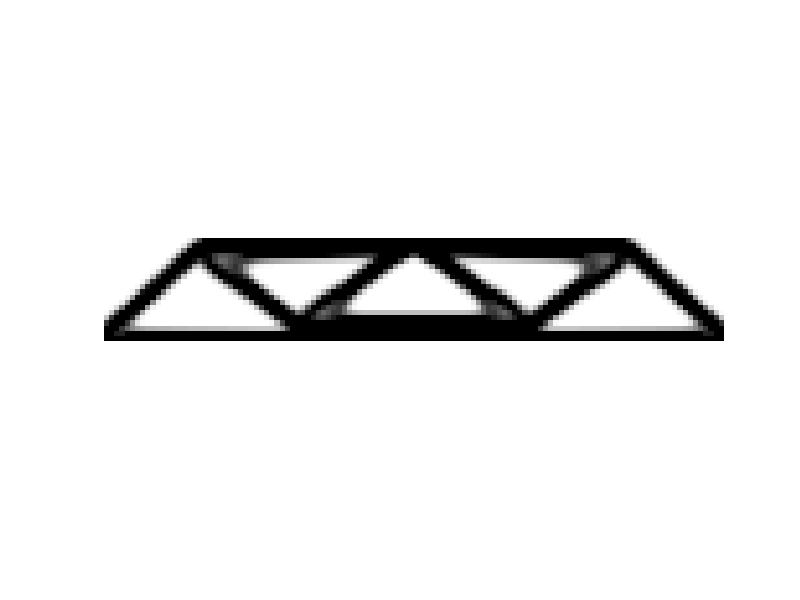
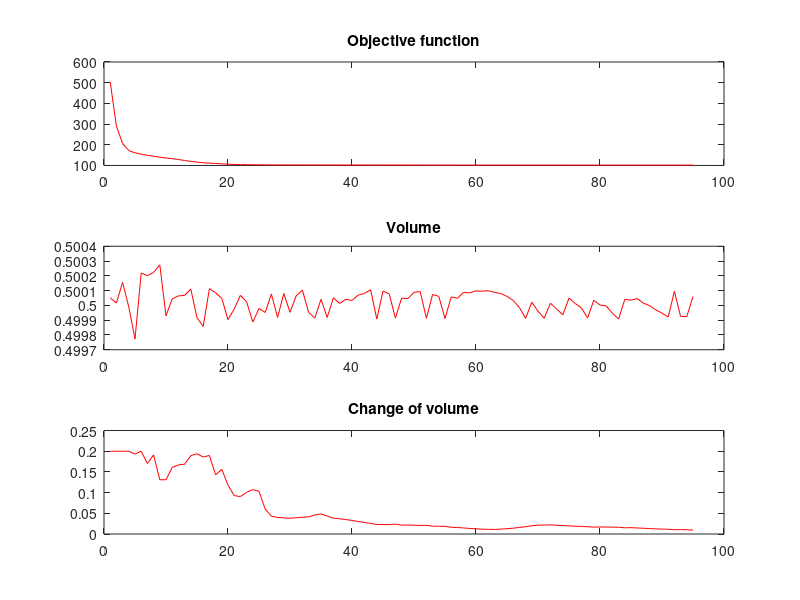

Here is the MATLAB script that generated these plots, in order:
%%%% AN 88 LINE TOPOLOGY OPTIMIZATION CODE Nov, 2010 %%%%
%function top88(nelx,nely,volfrac,penal,rmin,ft)
nelx=120; nely=20; volfrac=0.5; penal=3.0; rmin=1.5; ft=1;
%% MATERIAL PROPERTIES
E0 = 1;
Emin = 1e-9;
nu = 0.3;
%% PREPARE FINITE ELEMENT ANALYSIS
A11 = [12  3 -6 -3;  3 12  3  0; -6  3 12 -3; -3  0 -3 12];
A12 = [-6 -3  0  3; -3 -6 -3 -6;  0 -3 -6  3;  3 -6  3 -6];
B11 = [-4  3 -2  9;  3 -4 -9  4; -2 -9 -4 -3;  9  4 -3 -4];
B12 = [ 2 -3  4 -9; -3  2  9 -2;  4  9  2  3; -9 -2  3  2];
KE = 1/(1-nu^2)/24*([A11 A12;A12' A11]+nu*[B11 B12;B12' B11]);
nodenrs = reshape(1:(1+nelx)*(1+nely),1+nely,1+nelx);
edofVec = reshape(2*nodenrs(1:end-1,1:end-1)+1,nelx*nely,1);
edofMat = repmat(edofVec,1,8)+repmat([0 1 2*nely+[2 3 0 1] -2 -1],nelx*nely,1);
iK = reshape(kron(edofMat,ones(8,1))',64*nelx*nely,1);
jK = reshape(kron(edofMat,ones(1,8))',64*nelx*nely,1);
% DEFINE LOADS AND SUPPORTS (HALF MBB-BEAM)
F = sparse(nelx*(nely+1)+2,1,-1,2*(nely+1)*(nelx+1),1);
U = zeros(2*(nely+1)*(nelx+1),1);
fixeddofs = union(2*nely+2,2*(nelx+1)*(nely+1));
alldofs = 1:2*(nely+1)*(nelx+1);
freedofs = setdiff(alldofs,fixeddofs);
%% PREPARE FILTER
iH = ones(nelx*nely*(2*(ceil(rmin)-1)+1)^2,1);
jH = ones(size(iH));
sH = zeros(size(iH));
k = 0;
for i1 = 1:nelx
  for j1 = 1:nely
    e1 = (i1-1)*nely+j1;
    for i2 = max(i1-(ceil(rmin)-1),1):min(i1+(ceil(rmin)-1),nelx)
      for j2 = max(j1-(ceil(rmin)-1),1):min(j1+(ceil(rmin)-1),nely)
        e2 = (i2-1)*nely+j2;
        k = k+1;
        iH(k) = e1;
        jH(k) = e2;
        sH(k) = max(0,rmin-sqrt((i1-i2)^2+(j1-j2)^2));
      end
    end
  end
end
H = sparse(iH,jH,sH);
Hs = sum(H,2);
%% INITIALIZE ITERATION
x = repmat(volfrac,nely,nelx);
xPhys = x;
loop = 0;
change = 1;
obj = NaN(200,1);
changeplot = NaN(200,1);
volume = NaN(200,1);
%% START ITERATION
while change > 0.01
  loop = loop + 1;
  %% FE-ANALYSIS
  sK = reshape(KE(:)*(Emin+xPhys(:)'.^penal*(E0-Emin)),64*nelx*nely,1);
  K = sparse(iK,jK,sK); K = (K+K')/2;
  U(freedofs) = K(freedofs,freedofs)\F(freedofs);
  %% OBJECTIVE FUNCTION AND SENSITIVITY ANALYSIS
  ce = reshape(sum((U(edofMat)*KE).*U(edofMat),2),nely,nelx);
  c = sum(sum((Emin+xPhys.^penal*(E0-Emin)).*ce));
  dc = -penal*(E0-Emin)*xPhys.^(penal-1).*ce;
  dv = ones(nely,nelx);
  obj(loop+1) = c;
  %% FILTERING/MODIFICATION OF SENSITIVITIES
  if ft == 1
    dc(:) = H*(x(:).*dc(:))./Hs./max(1e-3,x(:));
  elseif ft == 2
    dc(:) = H*(dc(:)./Hs);
    dv(:) = H*(dv(:)./Hs);
  end
  %% OPTIMALITY CRITERIA UPDATE OF DESIGN VARIABLES AND PHYSICAL DENSITIES
  l1 = 0; l2 = 1e9; move = 0.2;
  while (l2-l1)/(l1+l2) > 1e-3
    lmid = 0.5*(l2+l1);
    xnew = max(0,max(x-move,min(1,min(x+move,x.*sqrt(-dc./dv/lmid)))));
    if ft == 1
      xPhys = xnew;
    elseif ft == 2
      xPhys(:) = (H*xnew(:))./Hs;
    end
    if sum(xPhys(:)) > volfrac*nelx*nely, l1 = lmid; else, l2 = lmid; end
  end
  change = max(abs(xnew(:)-x(:)));
  changeplot(loop+1) = change;
  volume(loop+1) = mean(xPhys(:));
  x = xnew;
  %% PRINT RESULTS
  fprintf(' It.:%5i Obj.:%11.4f Vol.:%7.3f ch.:%7.3f\n',loop,c, ...
    mean(xPhys(:)),change);
  fflush(stdout);
  %% PLOT DENSITIES
  colormap(gray); imagesc(1-xPhys); caxis([0 1]); axis equal; axis off; drawnow;
end
%% EXTRA PLOTS
obj(isnan(obj)) = [];
changeplot(isnan(changeplot)) = [];
volume(isnan(volume)) = [];

figure;
ax1 = subplot(3,1,1);
plot(obj,'r');
title(ax1,'Objective function')

ax2 = subplot(3,1,2);
plot(volume,'r');
title(ax2,'Volume')

ax3 = subplot(3,1,3);
plot(changeplot,'r');
title(ax3,'Change of volume')
%
%%%%%%%%%%%%%%%%%%%%%%%%%%%%%%%%%%%%%%%%%%%%%%%%%%%%%%%%%%%%%%%%%%%%%%%%%%%%
% This Matlab code was written by E. Andreassen, A. Clausen, M. Schevenels,%
% B. S. Lazarov and O. Sigmund,  Department of Solid  Mechanics,           %
%  Technical University of Denmark,                                        %
%  DK-2800 Lyngby, Denmark.                                                %
% Please sent your comments to: sigmund@fam.dtu.dk                         %
%                                                                          %
% The code is intended for educational purposes and theoretical details    %
% are discussed in the paper                                               %
% "Efficient topology optimization in MATLAB using 88 lines of code,       %
% E. Andreassen, A. Clausen, M. Schevenels,                                %
% B. S. Lazarov and O. Sigmund, Struct Multidisc Optim, 2010               %
% This version is based on earlier 99-line code                            %
% by Ole Sigmund (2001), Structural and Multidisciplinary Optimization,    %
% Vol 21, pp. 120--127.                                                    %
%                                                                          %
% The code as well as a postscript version of the paper can be             %
% downloaded from the web-site: http://www.topopt.dtu.dk                   %
%                                                                          %
% Disclaimer:                                                              %
% The authors reserves all rights but do not guaranty that the code is     %
% free from errors. Furthermore, we shall not be liable in any event       %
% caused by the use of the program.                                        %
%%%%%%%%%%%%%%%%%%%%%%%%%%%%%%%%%%%%%%%%%%%%%%%%%%%%%%%%%%%%%%%%%%%%%%%%%%%%

